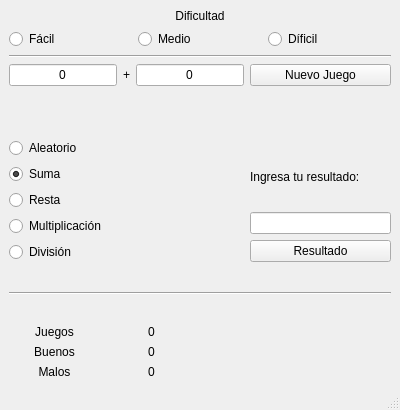
<?xml version="1.0" encoding="UTF-8"?>
<ui version="4.0">
 <class>MainWindow</class>
 <widget class="QMainWindow" name="MainWindow">
  <property name="geometry">
   <rect>
    <x>0</x>
    <y>0</y>
    <width>400</width>
    <height>410</height>
   </rect>
  </property>
  <property name="windowTitle">
   <string>Juegos Matemático</string>
  </property>
  <widget class="QWidget" name="centralwidget">
   <layout class="QGridLayout" name="gridLayout_2">
    <item row="0" column="0" colspan="2">
     <layout class="QVBoxLayout" name="verticalLayout_3">
      <item>
       <widget class="QLabel" name="label">
        <property name="text">
         <string>Dificultad</string>
        </property>
        <property name="alignment">
         <set>Qt::AlignCenter</set>
        </property>
       </widget>
      </item>
      <item>
       <layout class="QHBoxLayout" name="horizontalLayout_2">
        <item>
         <widget class="QRadioButton" name="rbtn_facil">
          <property name="text">
           <string>Fácil</string>
          </property>
          <property name="checked">
           <bool>true</bool>
          </property>
         </widget>
        </item>
        <item>
         <widget class="QRadioButton" name="rbtn_medio">
          <property name="text">
           <string>Medio</string>
          </property>
         </widget>
        </item>
        <item>
         <widget class="QRadioButton" name="rbtn_dificil">
          <property name="text">
           <string>Díficil</string>
          </property>
         </widget>
        </item>
       </layout>
      </item>
     </layout>
    </item>
    <item row="1" column="0" colspan="2">
     <widget class="Line" name="line">
      <property name="orientation">
       <enum>Qt::Horizontal</enum>
      </property>
     </widget>
    </item>
    <item row="2" column="0" colspan="2">
     <layout class="QGridLayout" name="gridLayout">
      <item row="4" column="0">
       <layout class="QVBoxLayout" name="verticalLayout">
        <item>
         <widget class="QRadioButton" name="rbtn_random">
          <property name="text">
           <string>Aleatorio</string>
          </property>
         </widget>
        </item>
        <item>
         <widget class="QRadioButton" name="rbtn_suma">
          <property name="accessibleName">
           <string/>
          </property>
          <property name="text">
           <string>Suma</string>
          </property>
          <property name="checked">
           <bool>true</bool>
          </property>
         </widget>
        </item>
        <item>
         <widget class="QRadioButton" name="rbtn_resta">
          <property name="accessibleName">
           <string/>
          </property>
          <property name="text">
           <string>Resta</string>
          </property>
         </widget>
        </item>
        <item>
         <widget class="QRadioButton" name="rbtn_mult">
          <property name="accessibleName">
           <string/>
          </property>
          <property name="text">
           <string>Multiplicación</string>
          </property>
         </widget>
        </item>
        <item>
         <widget class="QRadioButton" name="rbtn_div">
          <property name="accessibleName">
           <string/>
          </property>
          <property name="text">
           <string>División</string>
          </property>
         </widget>
        </item>
       </layout>
      </item>
      <item row="4" column="1">
       <layout class="QVBoxLayout" name="verticalLayout_2">
        <item>
         <spacer name="verticalSpacer_2">
          <property name="orientation">
           <enum>Qt::Vertical</enum>
          </property>
          <property name="sizeType">
           <enum>QSizePolicy::Fixed</enum>
          </property>
          <property name="sizeHint" stdset="0">
           <size>
            <width>20</width>
            <height>10</height>
           </size>
          </property>
         </spacer>
        </item>
        <item>
         <widget class="QLabel" name="label_2">
          <property name="text">
           <string>Ingresa tu resultado:</string>
          </property>
         </widget>
        </item>
        <item>
         <widget class="QLineEdit" name="ledit_result">
          <property name="accessibleName">
           <string/>
          </property>
          <property name="alignment">
           <set>Qt::AlignCenter</set>
          </property>
          <property name="readOnly">
           <bool>false</bool>
          </property>
         </widget>
        </item>
        <item>
         <widget class="QPushButton" name="btn_result">
          <property name="accessibleName">
           <string/>
          </property>
          <property name="text">
           <string>Resultado</string>
          </property>
         </widget>
        </item>
       </layout>
      </item>
      <item row="1" column="0">
       <layout class="QHBoxLayout" name="horizontalLayout">
        <item>
         <widget class="QLineEdit" name="ledit_1">
          <property name="accessibleName">
           <string/>
          </property>
          <property name="text">
           <string>0</string>
          </property>
          <property name="alignment">
           <set>Qt::AlignCenter</set>
          </property>
          <property name="readOnly">
           <bool>true</bool>
          </property>
         </widget>
        </item>
        <item>
         <widget class="QLabel" name="label_op">
          <property name="accessibleName">
           <string/>
          </property>
          <property name="text">
           <string>+</string>
          </property>
          <property name="alignment">
           <set>Qt::AlignCenter</set>
          </property>
         </widget>
        </item>
        <item>
         <widget class="QLineEdit" name="ledit_2">
          <property name="accessibleName">
           <string/>
          </property>
          <property name="text">
           <string>0</string>
          </property>
          <property name="alignment">
           <set>Qt::AlignCenter</set>
          </property>
          <property name="readOnly">
           <bool>true</bool>
          </property>
         </widget>
        </item>
       </layout>
      </item>
      <item row="1" column="1">
       <widget class="QPushButton" name="btn_new">
        <property name="accessibleName">
         <string/>
        </property>
        <property name="text">
         <string>Nuevo Juego</string>
        </property>
       </widget>
      </item>
      <item row="2" column="1" rowspan="2">
       <spacer name="verticalSpacer">
        <property name="orientation">
         <enum>Qt::Vertical</enum>
        </property>
        <property name="sizeType">
         <enum>QSizePolicy::Fixed</enum>
        </property>
        <property name="sizeHint" stdset="0">
         <size>
          <width>97</width>
          <height>40</height>
         </size>
        </property>
       </spacer>
      </item>
     </layout>
    </item>
    <item row="3" column="0" rowspan="2" colspan="2">
     <widget class="Line" name="line_2">
      <property name="orientation">
       <enum>Qt::Horizontal</enum>
      </property>
     </widget>
    </item>
    <item row="4" column="1" rowspan="2">
     <widget class="QLabel" name="feedback">
      <property name="text">
       <string/>
      </property>
     </widget>
    </item>
    <item row="5" column="0">
     <layout class="QGridLayout" name="gridLayout_3">
      <item row="2" column="0">
       <widget class="QLabel" name="label_5">
        <property name="text">
         <string>Malos</string>
        </property>
        <property name="alignment">
         <set>Qt::AlignCenter</set>
        </property>
       </widget>
      </item>
      <item row="1" column="0">
       <widget class="QLabel" name="label_4">
        <property name="text">
         <string>Buenos</string>
        </property>
        <property name="alignment">
         <set>Qt::AlignCenter</set>
        </property>
       </widget>
      </item>
      <item row="2" column="1">
       <widget class="QLabel" name="label_malos">
        <property name="accessibleName">
         <string/>
        </property>
        <property name="text">
         <string>0</string>
        </property>
        <property name="alignment">
         <set>Qt::AlignCenter</set>
        </property>
       </widget>
      </item>
      <item row="0" column="1">
       <widget class="QLabel" name="label_juegos">
        <property name="accessibleName">
         <string/>
        </property>
        <property name="layoutDirection">
         <enum>Qt::LeftToRight</enum>
        </property>
        <property name="text">
         <string>0</string>
        </property>
        <property name="alignment">
         <set>Qt::AlignCenter</set>
        </property>
       </widget>
      </item>
      <item row="0" column="0">
       <widget class="QLabel" name="label_3">
        <property name="text">
         <string>Juegos</string>
        </property>
        <property name="alignment">
         <set>Qt::AlignCenter</set>
        </property>
       </widget>
      </item>
      <item row="1" column="1">
       <widget class="QLabel" name="label_buenos">
        <property name="accessibleName">
         <string/>
        </property>
        <property name="text">
         <string>0</string>
        </property>
        <property name="alignment">
         <set>Qt::AlignCenter</set>
        </property>
       </widget>
      </item>
     </layout>
    </item>
   </layout>
  </widget>
  <widget class="QStatusBar" name="statusbar"/>
  <action name="actionFelipe_garrido">
   <property name="text">
    <string>Felipe Garrido</string>
   </property>
  </action>
 </widget>
 <resources/>
 <connections/>
</ui>
